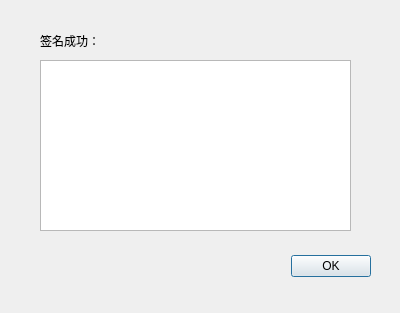
<?xml version="1.0" encoding="UTF-8"?>
<ui version="4.0">
 <class>sigDialog</class>
 <widget class="QDialog" name="sigDialog">
  <property name="geometry">
   <rect>
    <x>0</x>
    <y>0</y>
    <width>400</width>
    <height>313</height>
   </rect>
  </property>
  <property name="windowTitle">
   <string>Dialog</string>
  </property>
  <widget class="QWidget" name="layoutWidget">
   <property name="geometry">
    <rect>
     <x>20</x>
     <y>250</y>
     <width>351</width>
     <height>33</height>
    </rect>
   </property>
   <layout class="QHBoxLayout">
    <property name="spacing">
     <number>6</number>
    </property>
    <property name="leftMargin">
     <number>0</number>
    </property>
    <property name="topMargin">
     <number>0</number>
    </property>
    <property name="rightMargin">
     <number>0</number>
    </property>
    <property name="bottomMargin">
     <number>0</number>
    </property>
    <item>
     <spacer>
      <property name="orientation">
       <enum>Qt::Horizontal</enum>
      </property>
      <property name="sizeHint" stdset="0">
       <size>
        <width>131</width>
        <height>31</height>
       </size>
      </property>
     </spacer>
    </item>
    <item>
     <widget class="QPushButton" name="okButton">
      <property name="text">
       <string>OK</string>
      </property>
     </widget>
    </item>
   </layout>
  </widget>
  <widget class="QLabel" name="sig_label">
   <property name="geometry">
    <rect>
     <x>40</x>
     <y>30</y>
     <width>201</width>
     <height>21</height>
    </rect>
   </property>
   <property name="text">
    <string>签名成功：</string>
   </property>
  </widget>
  <widget class="QPlainTextEdit" name="show_edit">
   <property name="geometry">
    <rect>
     <x>40</x>
     <y>60</y>
     <width>311</width>
     <height>171</height>
    </rect>
   </property>
   <property name="readOnly">
    <bool>true</bool>
   </property>
  </widget>
 </widget>
 <resources/>
 <connections>
  <connection>
   <sender>okButton</sender>
   <signal>clicked()</signal>
   <receiver>sigDialog</receiver>
   <slot>accept()</slot>
   <hints>
    <hint type="sourcelabel">
     <x>278</x>
     <y>253</y>
    </hint>
    <hint type="destinationlabel">
     <x>96</x>
     <y>254</y>
    </hint>
   </hints>
  </connection>
 </connections>
</ui>
